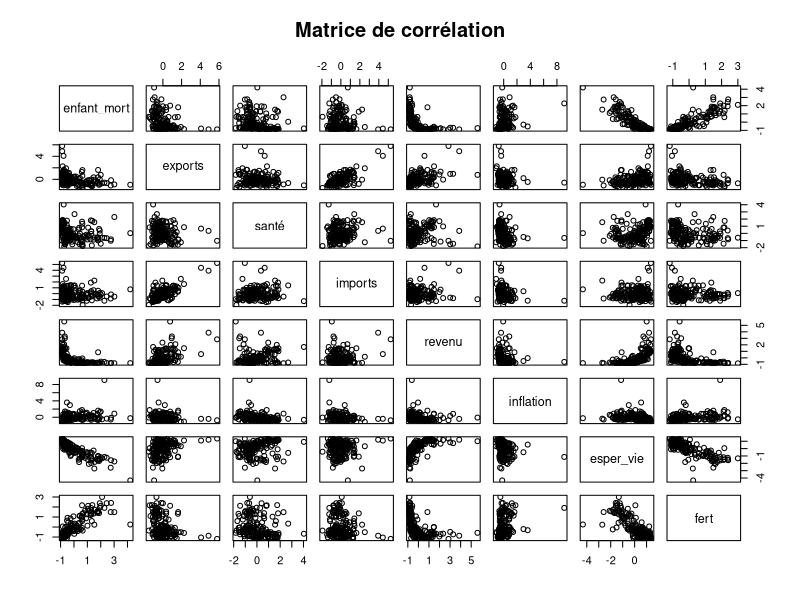

This figure's R source:
# Importer les données à partir du fichier CSV
# Modification de l'encoding du fichier ANSI -> utf-8
donnees <- read.csv("data/Pays_donnees.csv", header = TRUE, sep = ",", encoding = "UTF-8")
# Supprimer les valeurs manquantes
donnees <- na.omit(donnees)
# Normaliser les variables si nécessaire
donnees_norm <- scale(donnees[2:9])

# Statistiques descriptives
summary(donnees_norm)
# Graphiques
pairs(donnees_norm, main="Matrice de corrélation")

# Analyse en composantes principales (ACP)
pca <- prcomp(donnees_norm, scale = TRUE)
summary(pca)

# K-means clustering avec 3 clusters
set.seed(123)
kmeans_clusters <- kmeans(pca$x[,1:3], centers = 3, nstart = 25)
table(kmeans_clusters$cluster)

# Ajouter les clusters aux données d'origine
donnees$cluster <- as.factor(kmeans_clusters$cluster)
# Identifier les pays avec les plus grands besoins dans chaque cluster
besoins <- aggregate(donnees[,2:9], by = list(donnees$cluster), FUN = mean)
besoins <- besoins[,2:9]
rownames(besoins) <- c("Cluster 1", "Cluster 2", "Cluster 3")
besoins

# Recommandations pour chaque cluster
recommandations <- list()
recommandations[[1]] <- c("Améliorer la santé maternelle et infantile", "Investir dans l'éducation", "Développer les infrastructures")
recommandations[[2]] <- c("Stimuler la croissance économique", "Promouvoir l'entrepreneuriat", "Encourager l'investissement étranger")
recommandations[[3]] <- c("Lutter contre la pauvreté", "Améliorer l'accès aux soins de santé", "Investir dans l'agriculture")
recommandations


# Comment répartir les 10 M?

# Calcul des besoins moyens par cluster
besoins_cluster <- aggregate(donnees[,2:9], by = list(donnees$cluster), FUN = mean)
# Ajout de la colonne "besoins" pour chaque pays
donnees$besoins <- NA
for(i in 1:nrow(donnees)) {
  donnees[i,"besoins"] <- besoins_cluster[donnees[i,"cluster"], names(besoins_cluster) %in% names(donnees)[2:9]]
}
# Répartition des fonds
donnees$montant_alloue <- donnees$besoins / sum(donnees$besoins) * 10000000


